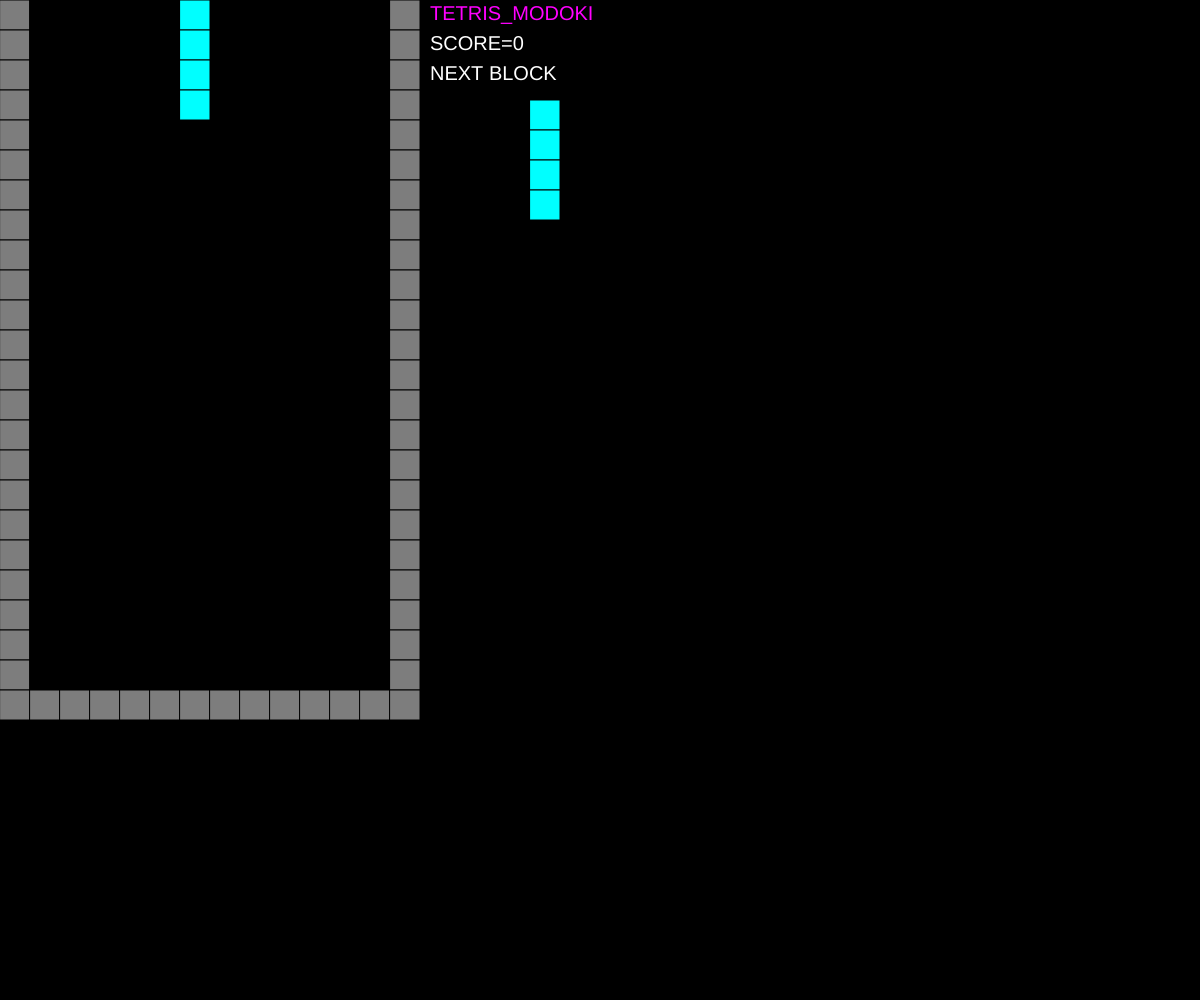
Frame 1 (no input)
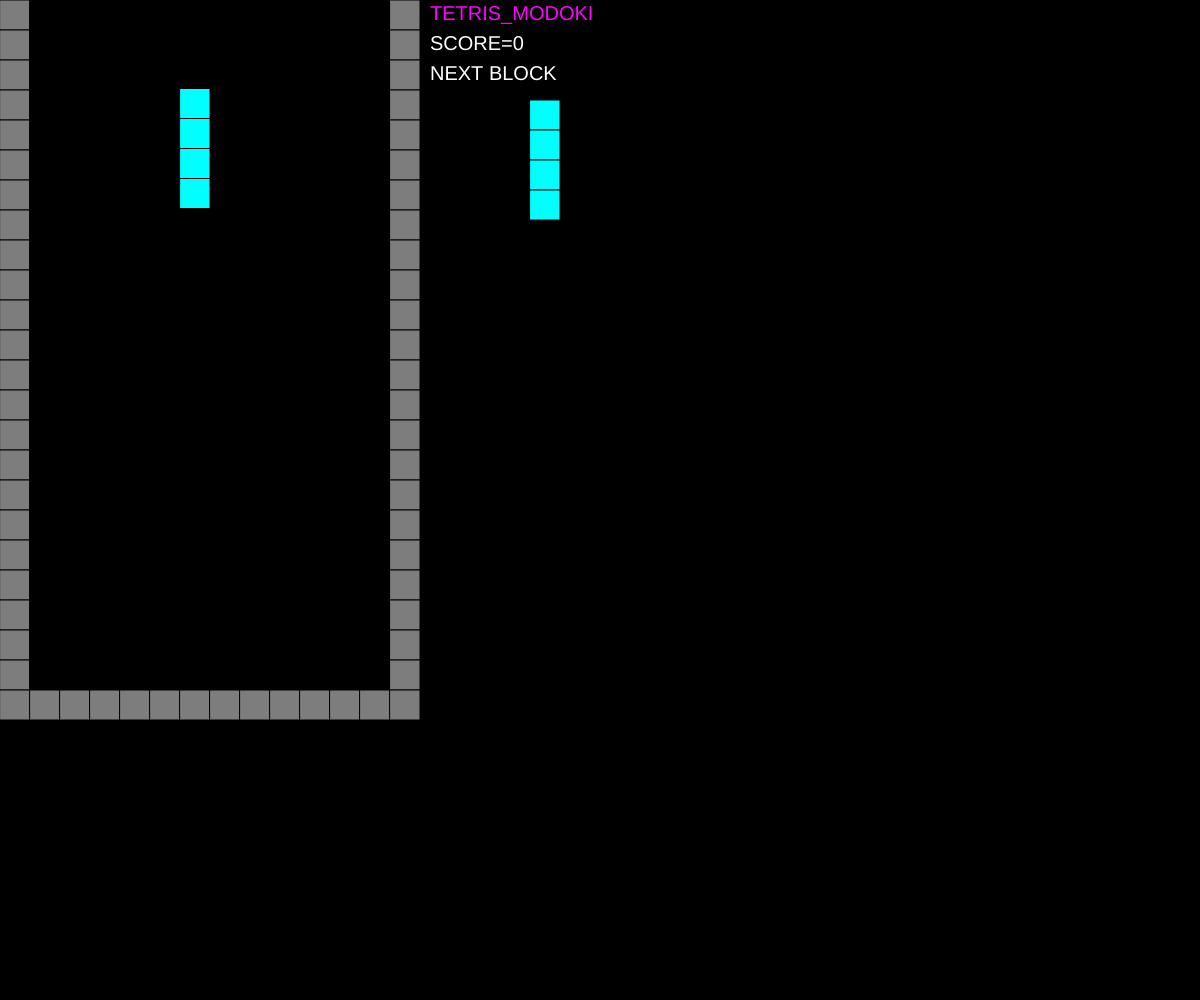
Frame 60 (no input)
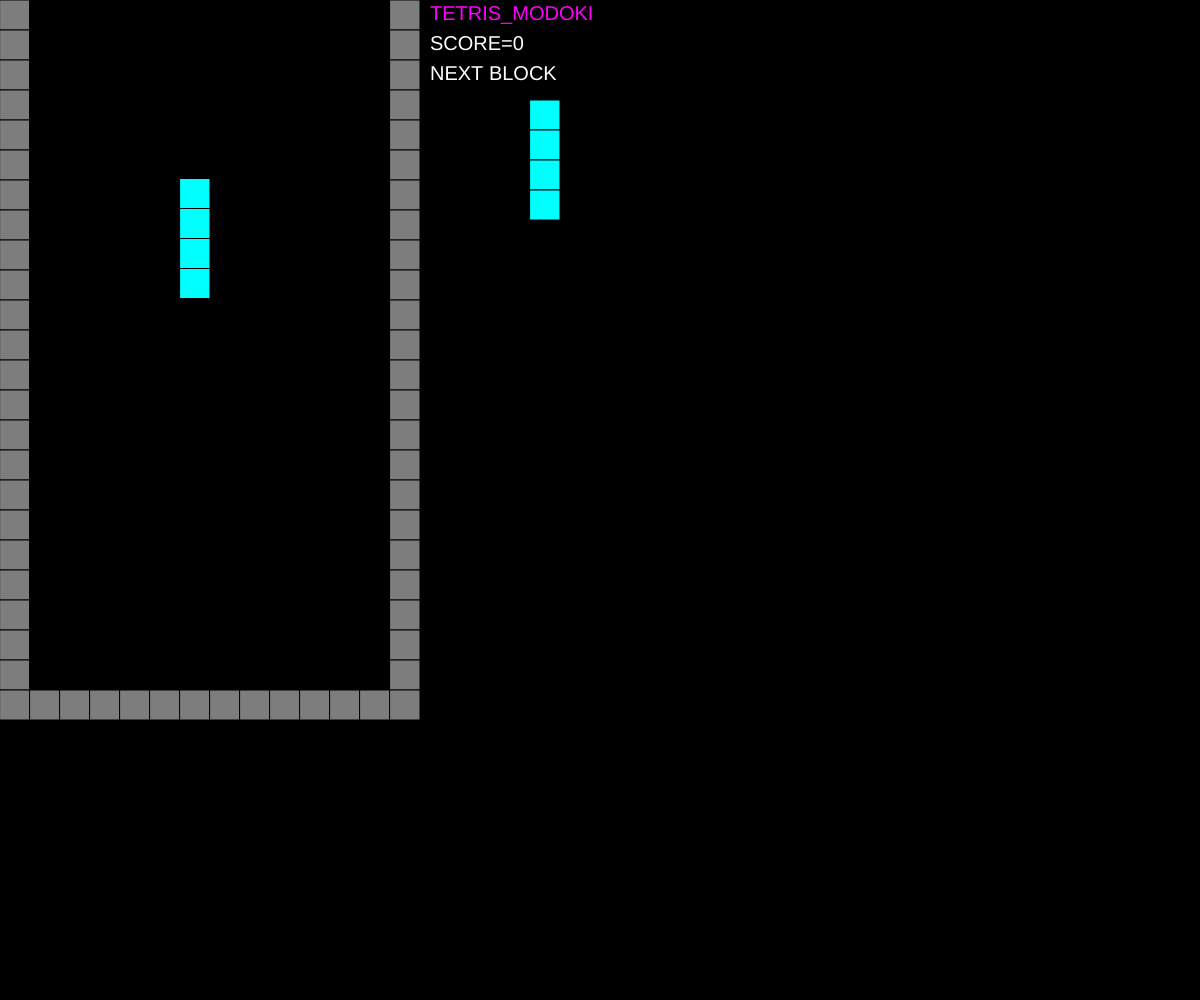
Frame 120 (the mouse pressed at the canvas centre since frame 60)

The p5.js sketch that drew these frames (run headless with seeded random() and noise() and a simulated clock; from frame 60 on, the mouse is pressed at the canvas centre):

// p5.js sketch
// ── sketch.js
const w = window.innerWidth;
const h = window.innerHeight;
const BLOCK_X_SIZE = 30;  // ブロック1つのサイズ
const BLOCK_Y_SIZE = 30;  // ブロック1つのサイズ

// ステージ
const STAGE_Y_SIZE = 24;
const STAGE_X_SIZE = 14;

let stage = [
	[ 9, 0, 0, 0, 0, 0, 0, 0, 0, 0, 0, 0, 0, 9],
	[ 9, 0, 0, 0, 0, 0, 0, 0, 0, 0, 0, 0, 0, 9],
	[ 9, 0, 0, 0, 0, 0, 0, 0, 0, 0, 0, 0, 0, 9],
	[ 9, 0, 0, 0, 0, 0, 0, 0, 0, 0, 0, 0, 0, 9],
	[ 9, 0, 0, 0, 0, 0, 0, 0, 0, 0, 0, 0, 0, 9],
	[ 9, 0, 0, 0, 0, 0, 0, 0, 0, 0, 0, 0, 0, 9],
	[ 9, 0, 0, 0, 0, 0, 0, 0, 0, 0, 0, 0, 0, 9],
	[ 9, 0, 0, 0, 0, 0, 0, 0, 0, 0, 0, 0, 0, 9],
	[ 9, 0, 0, 0, 0, 0, 0, 0, 0, 0, 0, 0, 0, 9],
	[ 9, 0, 0, 0, 0, 0, 0, 0, 0, 0, 0, 0, 0, 9],
	[ 9, 0, 0, 0, 0, 0, 0, 0, 0, 0, 0, 0, 0, 9],
	[ 9, 0, 0, 0, 0, 0, 0, 0, 0, 0, 0, 0, 0, 9],
	[ 9, 0, 0, 0, 0, 0, 0, 0, 0, 0, 0, 0, 0, 9],
	[ 9, 0, 0, 0, 0, 0, 0, 0, 0, 0, 0, 0, 0, 9],
	[ 9, 0, 0, 0, 0, 0, 0, 0, 0, 0, 0, 0, 0, 9],
	[ 9, 0, 0, 0, 0, 0, 0, 0, 0, 0, 0, 0, 0, 9],
	[ 9, 0, 0, 0, 0, 0, 0, 0, 0, 0, 0, 0, 0, 9],
	[ 9, 0, 0, 0, 0, 0, 0, 0, 0, 0, 0, 0, 0, 9],
	[ 9, 0, 0, 0, 0, 0, 0, 0, 0, 0, 0, 0, 0, 9],
	[ 9, 0, 0, 0, 0, 0, 0, 0, 0, 0, 0, 0, 0, 9],
	[ 9, 0, 0, 0, 0, 0, 0, 0, 0, 0, 0, 0, 0, 9],
	[ 9, 0, 0, 0, 0, 0, 0, 0, 0, 0, 0, 0, 0, 9],
	[ 9, 0, 0, 0, 0, 0, 0, 0, 0, 0, 0, 0, 0, 9],
	[ 9, 9, 9, 9, 9, 9, 9, 9, 9, 9, 9, 9, 9, 9]];

const BLOCK_KINDS_Y_SIZE = 4;
const BLOCK_KINDS_X_SIZE = 4;

let result;
let currentBlock;

let block_kinds = [BLOCK_KINDS_Y_SIZE] [BLOCK_KINDS_X_SIZE];
let block_temp  = [BLOCK_KINDS_Y_SIZE] [BLOCK_KINDS_X_SIZE];
let block_next  = [BLOCK_KINDS_Y_SIZE] [BLOCK_KINDS_X_SIZE];                




let BLOCK_I = [
	[ 0, 1, 0, 0 ],
	[ 0, 1, 0, 0 ],
	[ 0, 1, 0, 0 ],
	[ 0, 1, 0, 0 ]];

let BLOCK_O = [
	[ 0, 0, 0, 0 ],
	[ 2, 2, 0, 0 ],
	[ 2, 2, 0, 0 ],
	[ 0, 0, 0, 0 ]];

let BLOCK_T = [
	[ 0, 0, 0, 0 ],
	[ 3, 3, 3, 0 ],
	[ 0, 3, 0, 0 ],
	[ 0, 0, 0, 0 ]];

let BLOCK_J = [
	[ 0, 4, 0, 0 ],
	[ 0, 4, 0, 0 ],
	[ 4, 4, 0, 0 ],
	[ 0, 0, 0, 0 ]];

let BLOCK_L = [
	[ 5, 0, 0, 0 ],
	[ 5, 0, 0, 0 ],
	[ 5, 5, 0, 0 ],
	[ 0, 0, 0, 0 ]];

let BLOCK_S = [
	[ 0, 0, 0, 0 ],
	[ 0, 6, 6, 0 ],
	[ 6, 6, 0, 0 ],
	[ 0, 0, 0, 0 ]];

let BLOCK_Z = [
	[ 0, 0, 0, 0 ],
	[ 7, 7, 0, 0 ],
	[ 0, 7, 7, 0 ],
	[ 0, 0, 0, 0 ]];

let y;
let x;

let score;

let loopEnd;

function setup() {
  createCanvas(w, h);
  y = 0;
  x = 5;
  blockNext();
  currentBlock = result;
  block_kinds = block_next;
  blockNext();
  score = 0;
  loopEnd = false;
}

function draw() {
  
  background(0);

  //　ステージの描画
  stage_draw();

  // // ブロックの描画
  block_draw(0);
  block_draw(1);

  // タイトル表示
  fill(255,0,255);
  textSize(20);
  text("TETRIS_MODOKI", 430, 20);
  fill(255,255,255);
  textSize(20);
  text("SCORE=" + score, 430, 50);
  text("NEXT BLOCK", 430, 80);

  if (block_check(1)) {
    stageUpdate();
    let by = parseInt(y);
    if(by == 0) {
      fill(255,0,0);
      textSize(20);
      text("GAME OVER", 430, 280);
      loopEnd = true;
      let stage_init = [ 
        [ 9, 0, 0, 0, 0, 0, 0, 0, 0, 0, 0, 0, 0, 9],
        [ 9, 0, 0, 0, 0, 0, 0, 0, 0, 0, 0, 0, 0, 9],
        [ 9, 0, 0, 0, 0, 0, 0, 0, 0, 0, 0, 0, 0, 9],
        [ 9, 0, 0, 0, 0, 0, 0, 0, 0, 0, 0, 0, 0, 9],
        [ 9, 0, 0, 0, 0, 0, 0, 0, 0, 0, 0, 0, 0, 9],
        [ 9, 0, 0, 0, 0, 0, 0, 0, 0, 0, 0, 0, 0, 9],
        [ 9, 0, 0, 0, 0, 0, 0, 0, 0, 0, 0, 0, 0, 9],
        [ 9, 0, 0, 0, 0, 0, 0, 0, 0, 0, 0, 0, 0, 9],
        [ 9, 0, 0, 0, 0, 0, 0, 0, 0, 0, 0, 0, 0, 9],
        [ 9, 0, 0, 0, 0, 0, 0, 0, 0, 0, 0, 0, 0, 9],
        [ 9, 0, 0, 0, 0, 0, 0, 0, 0, 0, 0, 0, 0, 9],
        [ 9, 0, 0, 0, 0, 0, 0, 0, 0, 0, 0, 0, 0, 9],
        [ 9, 0, 0, 0, 0, 0, 0, 0, 0, 0, 0, 0, 0, 9],
        [ 9, 0, 0, 0, 0, 0, 0, 0, 0, 0, 0, 0, 0, 9],
        [ 9, 0, 0, 0, 0, 0, 0, 0, 0, 0, 0, 0, 0, 9],
        [ 9, 0, 0, 0, 0, 0, 0, 0, 0, 0, 0, 0, 0, 9],
        [ 9, 0, 0, 0, 0, 0, 0, 0, 0, 0, 0, 0, 0, 9],
        [ 9, 0, 0, 0, 0, 0, 0, 0, 0, 0, 0, 0, 0, 9],
        [ 9, 0, 0, 0, 0, 0, 0, 0, 0, 0, 0, 0, 0, 9],
        [ 9, 0, 0, 0, 0, 0, 0, 0, 0, 0, 0, 0, 0, 9],
        [ 9, 0, 0, 0, 0, 0, 0, 0, 0, 0, 0, 0, 0, 9],
        [ 9, 0, 0, 0, 0, 0, 0, 0, 0, 0, 0, 0, 0, 9],
        [ 9, 0, 0, 0, 0, 0, 0, 0, 0, 0, 0, 0, 0, 9],
        [ 9, 9, 9, 9, 9, 9, 9, 9, 9, 9, 9, 9, 9, 9]];
      stage = stage_init;
    }
    if (loopEnd){
      noLoop();
    } else {
      y = 0;
      x = 5;
      block_kinds = block_next;
      currentBlock = result;
      blockNext();
      block_draw(1);  
      
    }
  }
  lineCheck();
  y = y + 0.05;
}

function lineCheck() {
  let i;
  for(i=STAGE_Y_SIZE-2; i>0; i--)
  {
    let xAlign = 0;
    for(let j=0; j<STAGE_X_SIZE; j++)
    {
        if(!stage[i][j]==0) {
          xAlign++;
        }
    }
    if (xAlign==STAGE_X_SIZE) {
      for(let k=i;k>0; k--)
      {
        stage[k] = stage[k-1];
      }
      score += 100;
    }
  }
}

function block_check(directionFg) {
  for(let i=0; i<BLOCK_KINDS_Y_SIZE; i++ )
  {
    for(let j=0; j<BLOCK_KINDS_X_SIZE; j++ )
    {
      if(!block_kinds[i][j] == 0) {
        let by;
        let bx;
        switch (directionFg) {
          case 0:       // 上方向チェック                
            break;
          case 1:       // 下方向チェック
            by = parseInt(y+1);
            bx = parseInt(x);
            break;
          case 2:       // 右方向チェック
            by = parseInt(y);
            bx = parseInt(x+1);
            break;
          case 3:       // 左方向チェック
            by = parseInt(y);
            bx = parseInt(x-1);
            break;
          case 4:       // 下方向チェック
            by = parseInt(y+3);
            bx = parseInt(x);
            break;
        }
        if(!stage[i+by][j+bx] == 0) {
          return 1;
        }
      }
    }
  } 
  return 0;
}

function stageUpdate() {
  for(let i=0; i<BLOCK_KINDS_Y_SIZE; i++ )
  {
    for(let j=0; j<BLOCK_KINDS_X_SIZE; j++ )
    {
        if(!block_kinds[i][j]==0){
          let by = parseInt(y);
          let bx = parseInt(x);
          stage[i+by][j+bx]  = block_kinds[i][j];
        }
    }
  }  
}

function blockNext() {

    result = Math.floor(Math.random()*7);
    switch (result) {
        case 0:
            block_next = BLOCK_Z;
            break;
        case 1:
            block_next = BLOCK_T;
            break;
        case 2:
            block_next = BLOCK_S;
            break;
        case 3:
            block_next = BLOCK_O;
            break;
        case 4:
            block_next = BLOCK_L;
            break;
        case 5:
            block_next = BLOCK_J;
            break;
        case 6:
            block_next = BLOCK_I;
            break;
        default:
            block_next = BLOCK_I;
            break;
    }
  
}

function keyPressed() {

  if (keyCode === UP_ARROW) {     // 上キー 回転
    if (currentBlock !== 3) {
         block_kinds = blockRotate();
    }
  }
  if (keyCode === DOWN_ARROW) {   // 下キー 落ちる速度をあげる
    if (!block_check(4)) {
       y = y + 3;
    }
  }
  if (keyCode === RIGHT_ARROW) {   // 右キー 右移動
    if (!block_check(2)) {
       x = x + 1;
    }
  }
  if (keyCode === LEFT_ARROW) {    // 左キー 左移動
    if (!block_check(3)) {
      x = x - 1;
    }
  }

}

function blockRotate() {
  let block_temp = [
        [ 0, 0, 0, 0 ],
        [ 0, 0, 0, 0 ],
        [ 0, 0, 0, 0 ],
        [ 0, 0, 0, 0 ],];
  // 回転していいか判定
  for(let i=0; i<BLOCK_KINDS_Y_SIZE; i++ )
  {
    for(let j=0; j<BLOCK_KINDS_X_SIZE; j++ )
    {
    	if(block_kinds[i][j] !== 0 && stage[parseInt(y+j)][parseInt(x+(3-i))] !== 0) {
    	   return block_kinds;
    	}
    }
  }
  // 回転
  for(let i=0; i<BLOCK_KINDS_Y_SIZE; i++ )
  {
    for(let j=0; j<BLOCK_KINDS_X_SIZE; j++ )
    {
      block_temp[j][3-i] = block_kinds[i][j];
    }
  }
  return  block_temp;
}

function block_draw(block_where) {
  for(let i=0; i<BLOCK_KINDS_Y_SIZE; i++ )
  {
    for(let j=0; j<BLOCK_KINDS_X_SIZE; j++ )
    {
        let fill_Color;
        if(block_where === 0) {
          fill_Color = block_kinds[i][j];
        } else {
          fill_Color = block_next[i][j];
        }
        setColor(fill_Color);
        if (!fill_Color==0){
          if (block_where === 0) {
            rect((j+x)*BLOCK_X_SIZE, (i+y)*BLOCK_Y_SIZE, BLOCK_X_SIZE ,BLOCK_Y_SIZE);
          } else {
            rect((j)*BLOCK_X_SIZE+500, (i)*BLOCK_Y_SIZE+100, BLOCK_X_SIZE ,BLOCK_Y_SIZE);
          }
        } 
    } 
  } 
}

function stage_draw() {
  for(let i=0; i<STAGE_Y_SIZE; i++ )
  {
    for(let j=0; j<STAGE_X_SIZE; j++ )
    {
      setColor(stage[i][j]);
      rect(j*BLOCK_X_SIZE, i*BLOCK_Y_SIZE, BLOCK_X_SIZE ,BLOCK_Y_SIZE);
    }
  }
}

function setColor(prnColor){

   switch (prnColor){
     case 0:   // くろ
         fill(0,0,0);
         break;
     case 1:   // みずいろ
         fill(0,255,255);
         break;
     case 2:   // きいろ
         fill(255,255,0);
         break;
     case 3:   // むらさき
         fill(255,0,255);
         break;
     case 4:   // あお
         fill(0,0,255);
         break;
     case 5:   // オレンジ
         fill(243,152,0);
         break;
     case 6:   // みどり
         fill(0,128,0);
         break;
     case 7:   // あか
         fill(255,0,0);
         break;
     case 9:   // グレー
         fill(125,125,125);
         break;
   }
}
